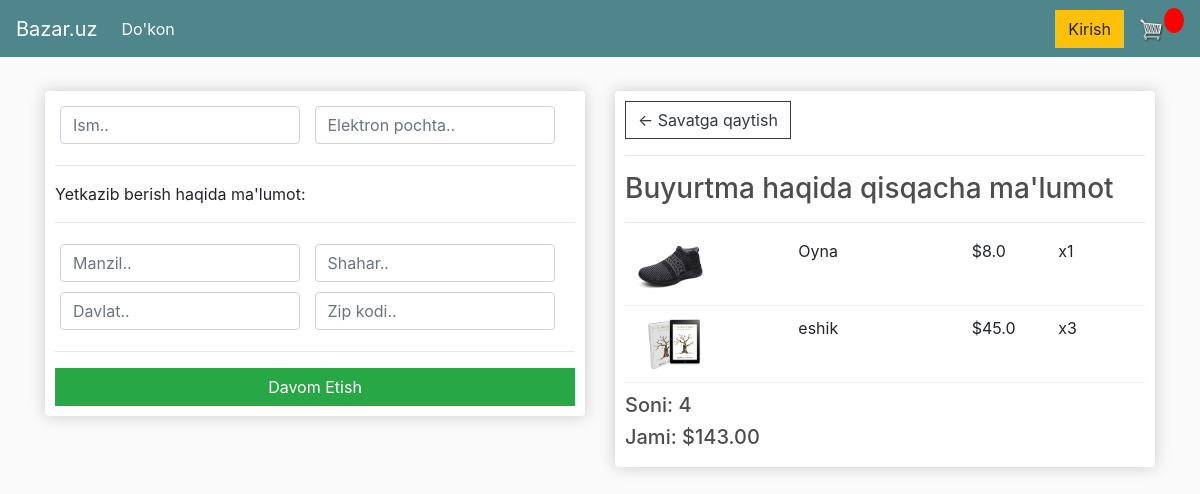
Screenshot of /checkout/ (signed in) with the database file from the repository.
### store/models.py (models this page shows, shortened)
class OrderItem(models.Model):
    product =  models.ForeignKey(Product, on_delete = models.SET_NULL, null=True)
    order =  models.ForeignKey(Order, on_delete = models.SET_NULL, null=True)
    quantity = models.IntegerField(default=0, null=True, blank=True)
    date_added = models.DateTimeField(auto_now_add=True)
    @property
    def get_total(self):
        total = self.product.price * self.quantity
        return total

class Product(models.Model):
    name = models.CharField(max_length=200)
    price = models.FloatField()
    digital = models.BooleanField(default=False, null=True, blank=True)
    image = models.ImageField(null=True, blank=True)
    @property
    def imageURL(self):
        try:
            url = self.image.url
        except:
            url=''
        return url

class Order(models.Model):
    customer = models.ForeignKey(Customer, on_delete = models.SET_NULL, null=True, blank=True)
    date_ordered = models.DateTimeField(auto_now_add=True)
    complete = models.BooleanField(default=False)
    transaction_id = models.CharField(max_length=200, null=True)
    @property
    def get_cart_total(self):
        orderitems = self.orderitem_set.all()
        total = sum([item.get_total for item in orderitems ])
        return total
    @property
    def get_cart_items(self):
        orderitems = self.orderitem_set.all()
        total = sum([item.quantity for item in orderitems ])
        return total

### store/views.py (the view)
# urls.py: path('checkout/', views.checkout, name='checkout'),
def checkout(request):
    if request.user.is_authenticated:
        customer = request.user.customer
        order, created = Order.objects.get_or_create(customer=customer, complete=False)
        items = order.orderitem_set.all()
    else:
        items=[]
        order = {'get_cart_total':0, 'get_cart_items':0}
    context = {'items':items, 'order':order}
    return render(request, "store/checkout.html", context)

### store/templates/store/checkout.html (shortened to what this page needs)
{% extends 'store/main.html' %}
{% load static %}
{% block content %}
     <div class="row">
		<div class="col-lg-6">
			<div class="box-element" id="form-wrapper">
				<form id="form">
					<div id="user-info">
						<div class="form-field">
							<input required class="form-control" type="text" name="name" placeholder="Ism..">
						</div>
						<div class="form-field">
							<input required class="form-control" type="email" name="email" placeholder="Elektron pochta..">
						</div>
					</div>
					<div id="shipping-info">
						<hr>
						<p>Yetkazib berish haqida ma'lumot:</p>
						<hr>
						<div class="form-field">
							<input class="form-control" type="text" name="address" placeholder="Manzil..">
						</div>
						<div class="form-field">
							<input class="form-control" type="text" name="city" placeholder="Shahar..">
						</div>
						<div class="form-field">
							<input class="form-control" type="text" name="state" placeholder="Davlat..">
						</div>
						<div class="form-field">
							<input class="form-control" type="text" name="zipcode" placeholder="Zip kodi..">
						</div>
					</div>
					<hr>
					<input id="form-button" class="btn btn-success btn-block" type="submit" value="Davom Etish">
				</form>
			</div>
			<br>
		</div>
		<div class="col-lg-6">
			<div class="box-element">
				<a  class="btn btn-outline-dark" href="{% url 'cart' %}">&#x2190; Savatga qaytish</a>
				<hr>
				<h3>Buyurtma haqida qisqacha ma'lumot</h3>
				<hr>
				{% for item in items %}
				<div class="cart-row">
					<div style="flex:2"><img class="row-image" src="{{item.product.imageURL}}"></div>
					<div style="flex:2"><p>{{ item.product.name }}</p></div>
					<div style="flex:1"><p>${{item.product.price}}</p></div>
					<div style="flex:1"><p>x{{item.quantity}}</p></div>
				</div>
				{% endfor %}
				<h5>Soni:   {{order.get_cart_items }}</h5>
				<h5>Jami:   ${{order.get_cart_total |floatformat:2 }}</h5>
			</div>
		</div>
	</div>
{% endblock content %}

### static/css/main.css (style rules this page uses)
body { background-color: hsl(0, 0%, 98%); }
h1,h2,h3,h4,h5,h6 { color:hsl(0, 0%, 30%); }
.box-element { box-shadow:hsl(0, 0%, 80%) 0 0 16px; background-color: #fff; border-radius: 4px; padding: 10px; }
.col-lg-4, .col-lg-6, .col-lg-8, .col-lg-12 { margin-top: 10px; }
.btn { border-radius: 0; }
.row-image { width: 100px; }
.form-field { width:250px; display: inline-block; padding: 5px; }
.cart-row { display: flex; align-items: flex-stretch; padding-bottom: 10px; margin-bottom: 10px; border-bottom: 1px solid #ececec; }

### rows the page displays
OrderItem: product.imageURL (picture), product.name "Oyna", product.price "8.0", quantity "1"
OrderItem: product.imageURL (picture), product.name "eshik", product.price "45.0", quantity "3"
Order: get_cart_items "4", get_cart_total "143.00"
